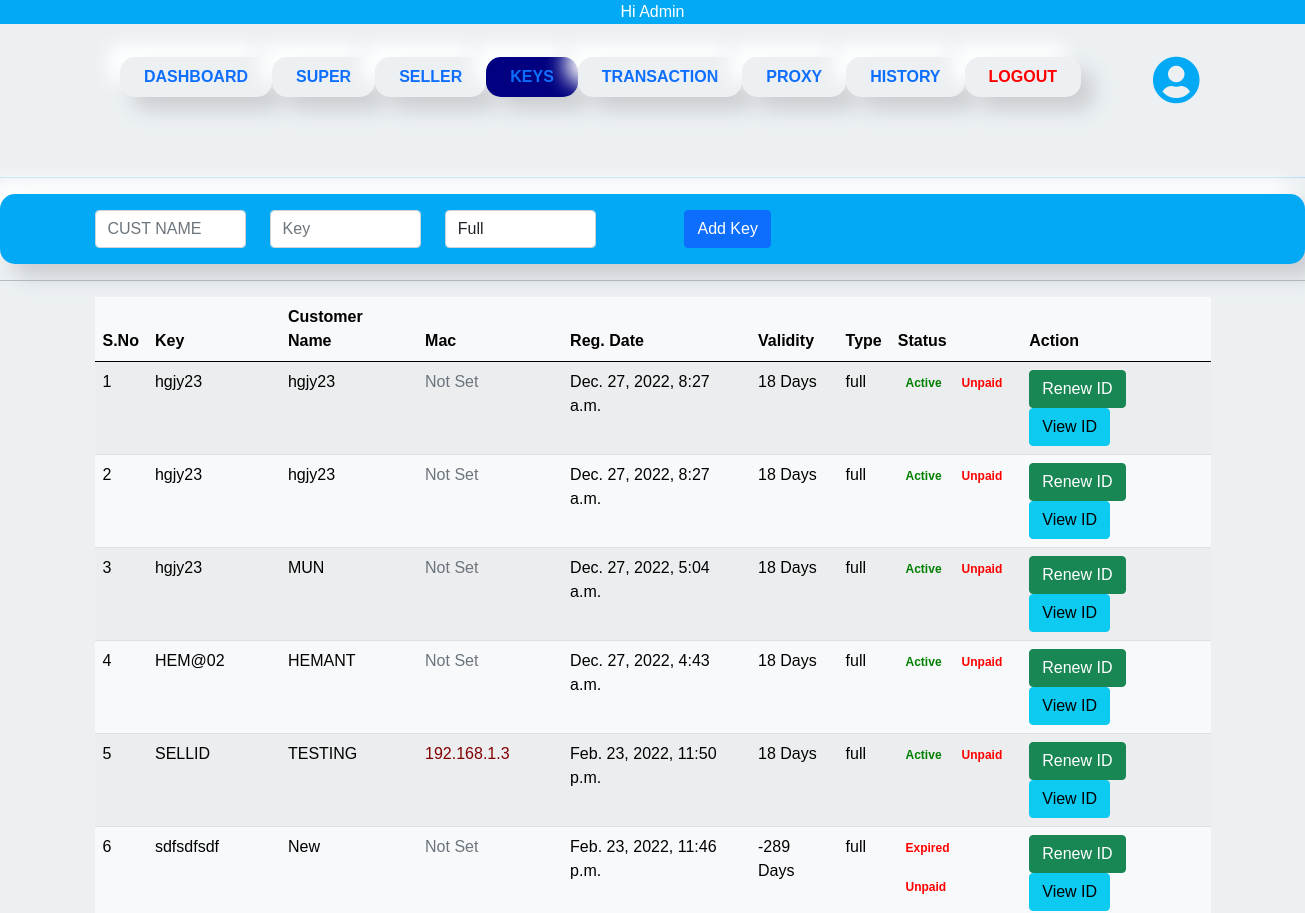
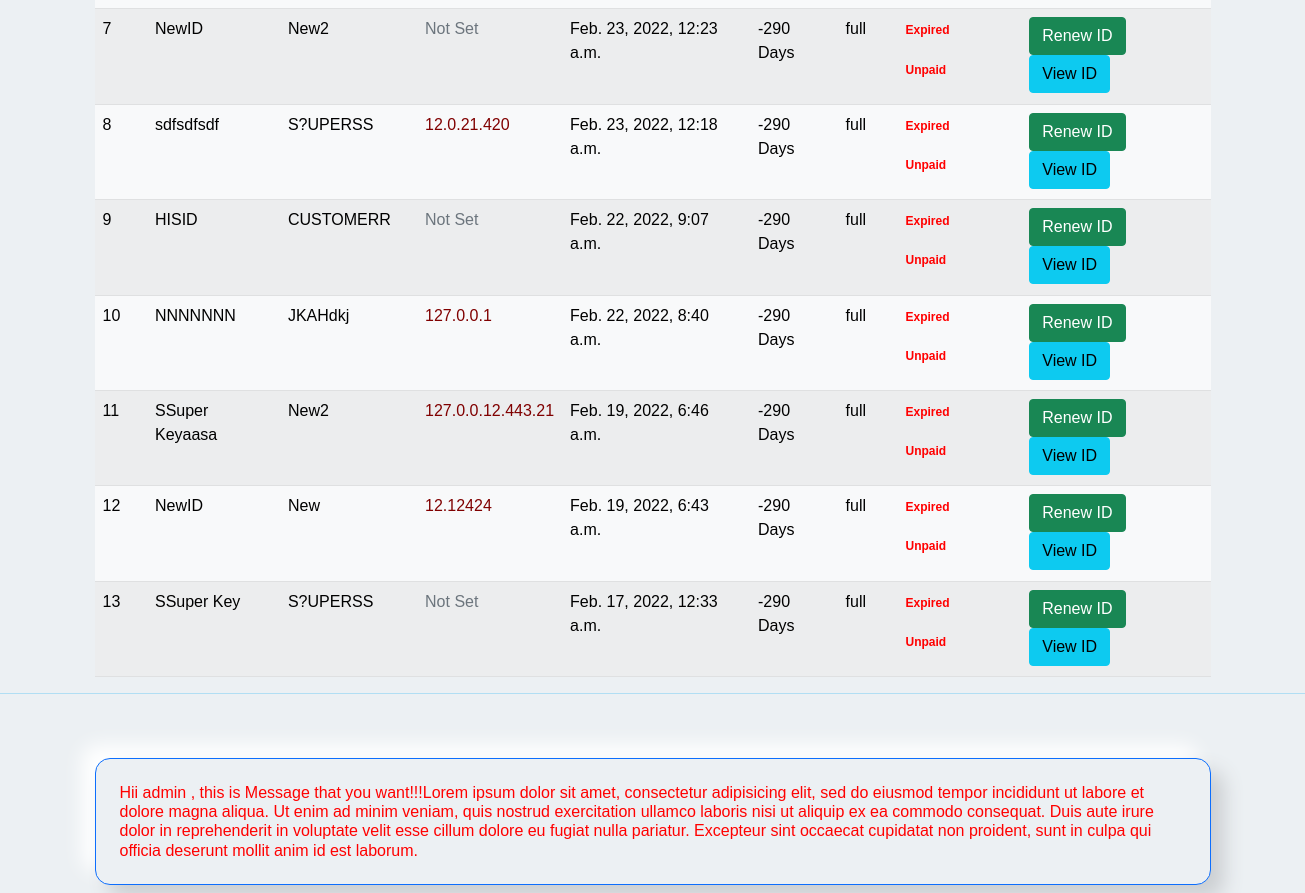
The app's page /AdminUser/admin_keys (signed in) with its own data (2 pictures, top to bottom).
### app/models.py (models this page shows)
class Key(models.Model):
    customer_name = models.CharField(max_length=70)
    user_id       = models.CharField(max_length=70 , unique=True)
    version       = models.CharField(max_length=50)
    created_by    = models.ForeignKey(User, on_delete=models.CASCADE)
    created_at    = models.DateTimeField(auto_now_add=True)
    expired_at    = models.DateTimeField(default=datetime.now()+timedelta(days=30))
    updated_at    = models.DateTimeField(auto_now=True)
    ip            = models.CharField(max_length=150 , default="None")
    pay_status    = models.BooleanField(default=False)
    is_login      = models.BooleanField(default=False)
    def validity(self):
        current_date  = datetime.now(timezone.utc)
        expiry_date   = self.expired_at
        calculation   = expiry_date -  current_date
        validity      = calculation.days
        return int(validity)

### Admin/views.py (the view, shortened to what this page needs)
# urls.py: path('admin_keys', adminkeys,name='admin_keys'),
def adminkeys(request):
    if not request.user.is_authenticated:
        return redirect('home')
    username      = request.user.username
    ''' Get User '''
    user = User.objects.get(username=username)
    data =  Key.objects.all().order_by('-created_at')
    ''' TODO : form submit action '''
    return render(request,'app/admin/admin_keys.html',{'data':data ,'username':username})

### app/template/app/admin/admin_keys.html (shortened to what this page needs)
{% extends 'app/base.html' %}
{% load static %}
{% block body %}
{% include 'app/admin/admin_header.html' %}
<div class="navbar navbar-expand-lg smooth" style="background-color: #03A9F4;">
    <div class="container my-2">
      <form method="POST" action="{% url 'admin_keys' %}" class=" my-2 my-lg-0 ">
        <div class="row">
          <div class="col-md-3">
            <input name="client_name" id="client_name" class="form-control  mr-sm-2" type="search" placeholder="CUST NAME"  aria-label="client name" title="enter customer name "  required>
          </div>
          <div class="col-md-3">
            <input name="client_id" id="client_id" class="form-control mr-sm-2" type="search" placeholder="Key"  aria-label="client id." title="enter customer id." required>
          </div>
          <div class="col-md-3">
            <select name="client_version" id="employee_gender" class="form-control mr-sm-2" aria-label="Default select example" required>
              <option value="full">Full</option>
            </select>
          </div>
          <div class="col-md-3">
            <button  style="float:right;" class="btn btn-primary my-2 my-sm-0" type="submit" title="search">Add Key</button>
          </div>
        </div>
          </form>
    </div>
    </div>
<hr>
<div class="container">
<table class="table table-striped table-light">
    <thead class="thead-dark">
    <tr>
      <th>S.No</th>
      <th>Key</th>
      <th>Customer Name</th>
      <th>Mac</th>
      <th>Reg. Date</th>
      <th>Validity</th>
      <th>Type</th>
      <th>Status</th>
      <th class="">Action</th>
    </tr>
    </thead>
    <tbody>
      {% for i in data.all %}
      <tr>
        <td>{{ forloop.counter}}</td>
        <td>{{ i.user_id }}</td>
        <td>{{ i.customer_name }}</td>
        {%  if i.ip == "None" %}
           <td class="text-muted">Not Set</td>
        {%else%}
          <td style="color: maroon;">{{ i.ip }}</td>
        {%endif%}
        <td>{{ i.created_at }}</td>
        <td>{{ i.validity }} Days</td>
        <td>{{ i.version }}</td>
        <td>
          <b>{%  if i.validity <= 0 %} <p class="badge" style="color:red;">Expired</p>{% else %}
             <p class="badge" style="color:green;">Active</p>
            {% endif %}
            {%  if i.validity >= 0  and  i.pay_status %}
            <p class="badge" style="color:green;"> Paid </p> {% else %}
            <p class="badge" style="color:red;"> Unpaid </p> {% endif %}
          </b>
        </td>
        <td>
          {%  if i.validity  >= 29 %}
          <a ><span class="btn btn-success disabled" >Renew Id</span></a>
          {% else %}
          <a href="{% url 'admin_renew_id'  i.user_id %}"   onclick="return confirm('Do you want to really renew Id   `{{ i.user_id }}` ') ; " ><span class="btn btn-success" >Renew ID</span></a>
          {% endif %}
          <a class="viewbutton"  data-toggle="modal" data-target="#getCodeModal" data-userid="{{ i.user_id }}" ><span class="btn btn-info">View ID</span></a>
      </td>
      </tr>
      {% endfor %}
      </tbody>
  </table>
</div>
{% include 'app/admin/admin_footer.html' %}
{% endblock %}

### app/template/app/base.html (style rules this page uses)
* { margin: 0; padding: 0; box-sizing: border-box; font-family: 'Poppins', sans-serif }
body { background: #ecf0f3; margin: None; padding: None; }
.smooth { background-color: #ecf0f3; border-radius: 15px; box-shadow: 13px 13px 20px #cbced1, -13px -13px 20px #fff }

### records on screen
Key: user_id "hgjy23", customer_name "hgjy23", ip "Not Set", created_at "Dec. 27, 2022, 8:27 a.m.", validity "18", version "full", shows "Active", pay_status "Unpaid"
Key: user_id "hgjy23", customer_name "hgjy23", ip "Not Set", created_at "Dec. 27, 2022, 8:27 a.m.", validity "18", version "full", shows "Active", pay_status "Unpaid"
Key: user_id "hgjy23", customer_name "MUN", ip "Not Set", created_at "Dec. 27, 2022, 5:04 a.m.", validity "18", version "full", shows "Active", pay_status "Unpaid"
Key: user_id "HEM@02", customer_name "HEMANT", ip "Not Set", created_at "Dec. 27, 2022, 4:43 a.m.", validity "18", version "full", shows "Active", pay_status "Unpaid"
Key: user_id "SELLID", customer_name "TESTING", ip "192.168.1.3", created_at "Feb. 23, 2022, 11:50 p.m.", validity "18", version "full", shows "Active", pay_status "Unpaid"
Key: user_id "sdfsdfsdf", customer_name "New", ip "Not Set", created_at "Feb. 23, 2022, 11:46 p.m.", validity "-289", version "full", shows "Expired", shows "Unpaid"
Key: user_id "NewID", customer_name "New2", ip "Not Set", created_at "Feb. 23, 2022, 12:23 a.m.", validity "-290", version "full", shows "Expired", shows "Unpaid"
Key: user_id "sdfsdfsdf", customer_name "S?UPERSS", ip "12.0.21.420", created_at "Feb. 23, 2022, 12:18 a.m.", validity "-290", version "full", shows "Expired", shows "Unpaid"
Key: user_id "HISID", customer_name "CUSTOMERR", ip "Not Set", created_at "Feb. 22, 2022, 9:07 a.m.", validity "-290", version "full", shows "Expired", shows "Unpaid"
Key: user_id "NNNNNNN", customer_name "JKAHdkj", ip "127.0.0.1", created_at "Feb. 22, 2022, 8:40 a.m.", validity "-290", version "full", shows "Expired", shows "Unpaid"
Key: user_id "SSuper Keyaasa", customer_name "New2", ip "127.0.0.12.443.21", created_at "Feb. 19, 2022, 6:46 a.m.", validity "-290", version "full", shows "Expired", shows "Unpaid"
Key: user_id "NewID", customer_name "New", ip "12.12424", created_at "Feb. 19, 2022, 6:43 a.m.", validity "-290", version "full", shows "Expired", shows "Unpaid"
Key: user_id "SSuper Key", customer_name "S?UPERSS", ip "Not Set", created_at "Feb. 17, 2022, 12:33 a.m.", validity "-290", version "full", shows "Expired", shows "Unpaid"
